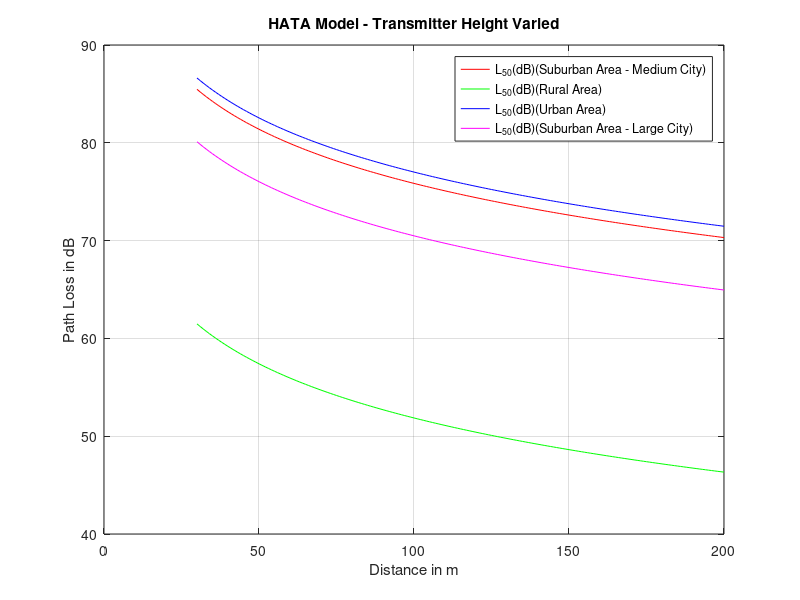

Write the MATLAB code that produced this figure.
% HATA Transmitter Height
clc
close all;
Effective_Receiver_Height = input("Enter RX Height: ");
Path_Distance = input("Enter the Distance between TX and RX: ");
Frequency = input("Enter the Frequency: ");
Effective_Transmitter_Height = 30:200;

% Sub Urban Area
Area_HRE_1 = (1.1 * log10(Frequency) - 0.7) * Effective_Receiver_Height - (1.56 * log10(Frequency) - 0.8);
Medium_Path_Loss_1 = 69.55 + 26.16 * log10(Frequency) - 13.82 *...
log10(Effective_Transmitter_Height) + (44.9 - 6.55 * log10(Effective_Transmitter_Height)) * log10(Path_Distance)...
- Area_HRE_1;
Medium_Path_Loss_1_dB = Medium_Path_Loss_1 - (2 * log10(Frequency / 28) * log10(Frequency / 28)) - 5.4;

% Rural / Open Area
Area_HRE_2 = (1.1 * log10(Frequency) - 0.7) * Effective_Receiver_Height - (1.56 * log10(Frequency) - 0.8);
Medium_Path_Loss_2 = 69.55 + 26.16 * log10(Frequency) - 13.82 * log10(Effective_Transmitter_Height) + ...
    (44.9 - 6.55 * log10(Effective_Transmitter_Height)) * log10(Path_Distance) - Area_HRE_2;
Medium_Path_Loss_2_dB = Medium_Path_Loss_2 - (4.78 * log10(Frequency) * log10(Frequency)) ...
    + 18.33 * log10(Frequency) - 40.98;

% Large City Urban Area
if Frequency < 3000000000
    Area_HRE_3 = 8.29 * (log10(1.54 * Effective_Receiver_Height)) .* log10(1.54 * Effective_Receiver_Height)...
        - 1.1;
else
    Area_HRE_3 = 3.2 * (log10(11.75 * Effective_Receiver_Height)) .* ...
        (log10(11.75 * Effective_Receiver_Height)) - 4.97;
end
Medium_Path_Loss_3 = 69.55 + 26.16 * log10(Frequency) - 13.82 * log10(Effective_Transmitter_Height) + ...
    (44.9 - 6.55 * log10(Effective_Transmitter_Height)) * log10(Path_Distance) - Area_HRE_3;
Medium_Path_Loss_3_dB = Medium_Path_Loss_3 - (2 * log10(Frequency / 28) * log10(Frequency / 28)) - 5.4;

figure
plot(Effective_Transmitter_Height, Medium_Path_Loss_1_dB, 'r', Effective_Transmitter_Height, Medium_Path_Loss_2_dB, 'g', ...
    Effective_Transmitter_Height, Medium_Path_Loss_3, 'b', Effective_Transmitter_Height, Medium_Path_Loss_3_dB, 'm');
legend("L_5_0(dB)(Suburban Area - Medium City)", "L_5_0(dB)(Rural Area)", "L_5_0(dB)(Urban Area)",...
    "L_5_0(dB)(Suburban Area - Large City)");
xlabel("Distance in m");
ylabel("Path Loss in dB");
title("HATA Model - Transmitter Height Varied");
grid on;